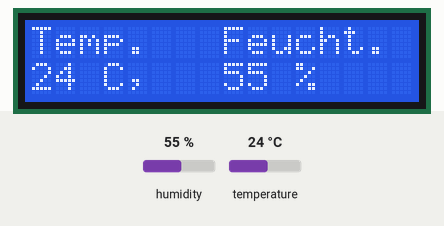
This sketch was run on a simulated Arduino Uno, built with avr-gcc and run on an emulated ATmega328P. On the bench: 16×2 character LCD. The inputs (shaded band) are chosen by the test bench; at power-on: humidity 55 %, temperature 24 °C.

Above: at 1.7 s.
1.8 s: humidity set to 22 %
At 3.0 s:
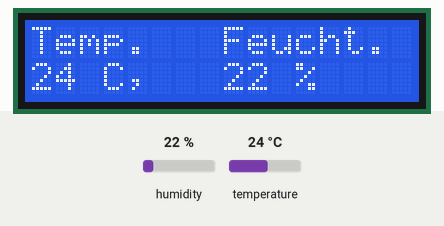
4.5 s: temperature set to 12 °C
At 5.6 s:
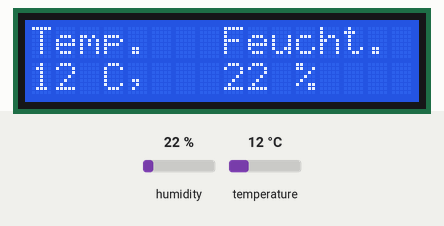
7.2 s: humidity set to 40 %
At 9.7 s:
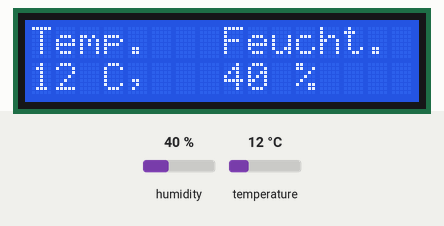
10.2 s: temperature set to 19 °C
At 11.1 s:
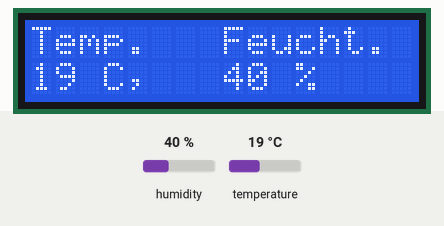
Timing chart, 0 to 13.2 s (numbered marks = the images above; inputs shaded):
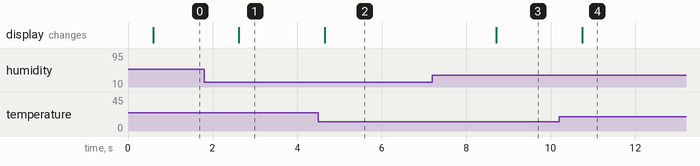

The sketch:

Temperatur_Auf_LCD.ino
```cpp
/*
 This sketch prints Temperatur and humidity to the LCD

  The circuit:
 * LCD RS pin to digital pin 7
 * LCD Enable pin to digital pin 8
 * LCD D4 pin to digital pin 9
 * LCD D5 pin to digital pin 10
 * LCD D6 pin to digital pin 11
 * LCD D7 pin to digital pin 12
 * LCD R/W pin to ground
 * LCD VSS pin to ground
 * LCD VCC pin to 5V
 * 10K potentiometer:
 * ends to +5V and ground
 * wiper to LCD VO pin (pin 3)

 * pin 2 to DHT11
 */


// include the library code:
#include <LiquidCrystal.h>
#include <SimpleDHT.h>

// initialize the library with the numbers of the interface pins
LiquidCrystal lcd(7, 8, 9, 10, 11, 12);

int pinDHT11 = 2;
SimpleDHT11 dht11;

void setup() {
  // set up the LCD's number of columns and rows:
  lcd.begin(16, 2);
  // Print a message to the LCD.
  lcd.print("activating DHT");
  delay(500);
}

void loop() {

  byte temperature = 0;
  byte humidity = 0;
  byte data[40] = {0};
  if (dht11.read(pinDHT11, &temperature, &humidity, data)) {
    Serial.print("Read DHT11 failed");
    return;
  }
  lcd.setCursor(0,0);
  lcd.clear();
  lcd.print("Temp.   Feucht.");

  // set the cursor to column 0, line 1
  // (note: line 1 is the second row, since counting begins with 0):
  lcd.setCursor(0, 1);
  // print the number of seconds since reset:
  lcd.print((int)temperature);
  lcd.print(" C,   ");
  lcd.print((int)humidity);
  lcd.print(" % ");
  delay(2000);
}
```

Measured:
- after the input at 1.8 s, the display: changes after 0.82 s (image 1)
- after the input at 4.5 s, the display: changes after 0.15 s (image 2)
- after the input at 7.2 s, the display: changes after 1.5 s (image 3)
- after the input at 10.2 s, the display: changes after 0.54 s (image 4)
